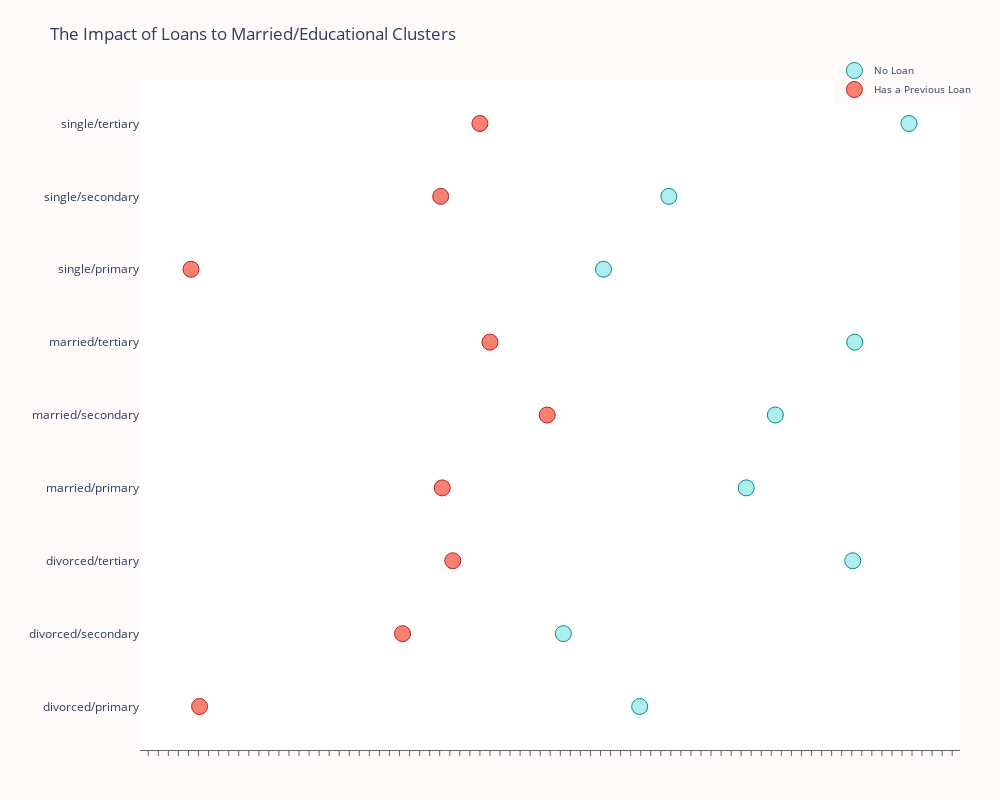

Write notebook code for a chart like this one.
### Markdown cell above
The following graph illustrates the impact of personal loans on the median balances across various marital and educational clusters, comparing the balances for each cluster with and without a loan. From its analysis, it can be concluded that the **individual's balance is highly influenced by whether or not he/she has had a previous loan**, as the median balance for any given combination of marital status and education level is consistently lower for individuals who have had a loan.

### Code cell
loan_balance = df_copy.groupby(['marital/education', 'loan'], as_index=False)['balance'].median()
no_loan = loan_balance['balance'].loc[loan_balance['loan'] == 'no'].values
has_loan = loan_balance['balance'].loc[loan_balance['loan'] == 'yes'].values

labels = loan_balance['marital/education'].unique().tolist()

trace0 = go.Scatter(
  x=no_loan,
  y=labels,
  mode='markers',
  name='No Loan',
  marker=dict(
    color='rgb(175,238,238)',
    line=dict(
      color='rgb(0,139,139)',
      width=1,
    ),
    symbol='circle',
    size=16,
  )
)
trace1 = go.Scatter(
  x=has_loan,
  y=labels,
  mode='markers',
  name='Has a Previous Loan',
  marker=dict(
    color='rgb(250,128,114)',
    line=dict(
      color='rgb(178,34,34)',
      width=1,
    ),
    symbol='circle',
    size=16,
  )
)

data = [trace0, trace1]
layout = go.Layout(
  title="The Impact of Loans to Married/Educational Clusters",
  xaxis=dict(
    showgrid=False,
    showline=True,
    linecolor='rgb(102, 102, 102)',
    titlefont=dict(
      color='rgb(204, 204, 204)'
    ),
    tickfont=dict(
      color='rgb(102, 102, 102)',
    ),
    showticklabels=False,
    dtick=10,
    ticks='outside',
    tickcolor='rgb(102, 102, 102)',
  ),
  margin=dict(
    l=140,
    r=40,
    b=50,
    t=80
  ),
  legend=dict(
    font=dict(
        size=10,
    ),
    yanchor='middle',
    xanchor='right',
  ),
  width=1000,
  height=800,
  paper_bgcolor='rgb(255,250,250)',
  plot_bgcolor='rgb(255,255,255)',
  hovermode='closest',
)
fig = go.Figure(data=data, layout=layout)
iplot(fig, filename='lowest-oecd-votes-cast')

# Based on Janio Martinez Bachmann's code

### Figure 1 — Plotly figure (JSON) as saved in the notebook; plotly's stock layout.template omitted (floating-point values rounded to 4 significant figures)
{"data": [{"marker": {"color": "rgb(175,238,238)", "line": {"color": "rgb(0,139,139)", "width": 1}, "size": 16, "symbol": "circle"}, "mode": "markers", "name": "No Loan", "type": "scatter", "x": [459, 383, 671, 565, 594, 673, 423, 488, 727], "y": ["divorced/primary", "divorced/secondary", "divorced/tertiary", "married/primary", "married/secondary", "married/tertiary", "single/primary", "single/secondary", "single/tertiary"]}, {"marker": {"color": "rgb(250,128,114)", "line": {"color": "rgb(178,34,34)", "width": 1}, "size": 16, "symbol": "circle"}, "mode": "markers", "name": "Has a Previous Loan", "type": "scatter", "x": [21, 223, 273, 262.5, 367, 310, 12.5, 261, 300], "y": ["divorced/primary", "divorced/secondary", "divorced/tertiary", "married/primary", "married/secondary", "married/tertiary", "single/primary", "single/secondary", "single/tertiary"]}], "layout": {"height": 800, "hovermode": "closest", "legend": {"font": {"size": 10}, "xanchor": "right", "yanchor": "middle"}, "margin": {"b": 50, "l": 140, "r": 40, "t": 80}, "paper_bgcolor": "rgb(255,250,250)", "plot_bgcolor": "rgb(255,255,255)", "title": {"text": "The Impact of Loans to Married/Educational Clusters"}, "width": 1000, "xaxis": {"dtick": 10, "linecolor": "rgb(102, 102, 102)", "showgrid": false, "showline": true, "showticklabels": false, "tickcolor": "rgb(102, 102, 102)", "tickfont": {"color": "rgb(102, 102, 102)"}, "ticks": "outside", "title": {"font": {"color": "rgb(204, 204, 204)"}}}}}
